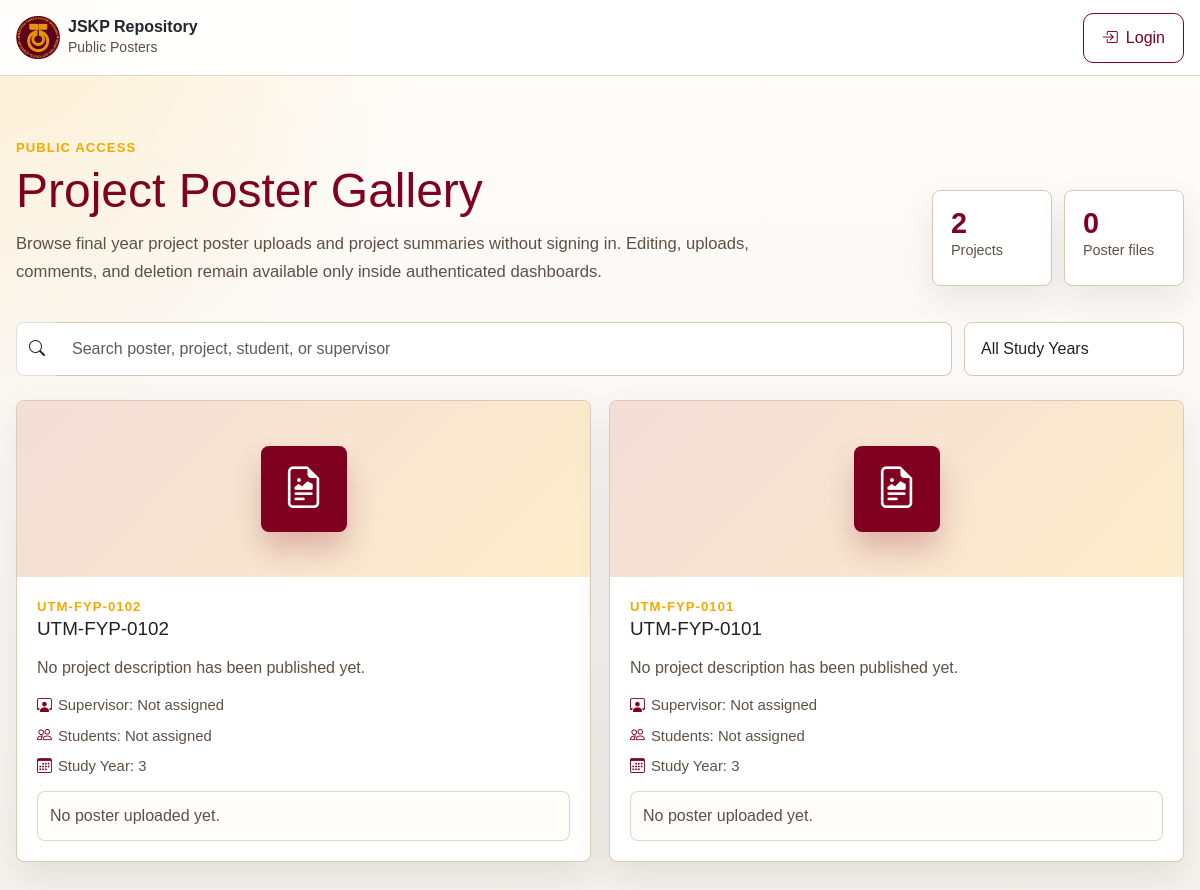
The app's page /public/posters.php with its own data.
### tables this page shows
CREATE TABLE projects (
  project_id INTEGER PRIMARY KEY AUTOINCREMENT,
  title_encrypted TEXT NOT NULL,
  description_encrypted TEXT,
  lecturer_id INTEGER REFERENCES users(user_id),
  study_year INTEGER CHECK (study_year BETWEEN 1 AND 5),
  created_at DATETIME DEFAULT CURRENT_TIMESTAMP
, category_encrypted TEXT, progress_percentage INTEGER NOT NULL DEFAULT 0);

### database/encryption.php (called while the page is built, shortened)
<?php
function getEncryptionKey(): string {
    $key = bin2hex(random_bytes(32));
    return $key;
}
function decryptData(string $encoded): string {
    $key = hex2bin(getEncryptionKey());
    $data = base64_decode($encoded);
    $iv = substr($data, 0, 12);
    $tag = substr($data, 12, 16);
    $ciphertext = substr($data, 28);
    $result = openssl_decrypt($ciphertext, 'aes-256-gcm', $key, OPENSSL_RAW_DATA, $iv, $tag, '');
    if ($result === false) {
        throw new RuntimeException('Decryption failed');
    }
    return $result;
}

### public/posters.php (the view, shortened to what this page needs)
<?php
require_once __DIR__ . '/../database/db.php';
require_once __DIR__ . '/../database/encryption.php';
function publicPosterE(?string $value): string
{
    return htmlspecialchars((string) $value, ENT_QUOTES, 'UTF-8');
}
function publicPosterDecrypt(?string $value): string
{
    if ($value === null || $value === '') {
        return '';
    }
    try {
        return decryptData($value);
    } catch (Throwable $error) {
        return '';
    }
}
function publicPosterCode(int $projectId): string
{
    return 'UTM-FYP-' . str_pad((string) $projectId, 4, '0', STR_PAD_LEFT);
}
function publicPosterIsPosterFile(string $fileName): bool
{
    $normalized = strtolower($fileName);
    return $normalized !== '' && str_contains($normalized, 'poster');
}
$projects = [];
$posterCount = 0;
try {
    $projectRows = $db->query(
        "SELECT p.project_id, p.title_encrypted, p.description_encrypted, p.category_encrypted,
                p.study_year, p.created_at, u.name_encrypted AS lecturer_name
         FROM projects p
         LEFT JOIN users u ON u.user_id = p.lecturer_id
         ORDER BY p.created_at DESC, p.project_id DESC"
    )->fetchAll(PDO::FETCH_ASSOC);
    $fileStmt = $db->prepare(
        "SELECT file_name_encrypted, file_path_encrypted, uploaded_at
         FROM files
         WHERE project_id = ?
         ORDER BY uploaded_at DESC"
    );
    foreach ($projectRows as $row) {
        $projectId = (int) $row['project_id'];
        $students = [];
        $fileStmt->execute([$projectId]);
        $posters = [];
        foreach ($fileStmt->fetchAll(PDO::FETCH_ASSOC) as $file) {
            $fileName = publicPosterDecrypt($file['file_name_encrypted'] ?? '');
            $filePath = publicPosterDecrypt($file['file_path_encrypted'] ?? '');
            if (!publicPosterIsPosterFile($fileName)) {
                continue;
            }
            $posters[] = [
                'name' => $fileName,
                'path' => $filePath,
                'uploaded_at' => $file['uploaded_at'] ?? null,
            ];
        }
        $posterCount += count($posters);
        $projects[] = [
            'id' => $projectId,
            'code' => publicPosterCode($projectId),
            'title' => publicPosterDecrypt($row['title_encrypted'] ?? '') ?: publicPosterCode($projectId),
            'description' => publicPosterDecrypt($row['description_encrypted'] ?? ''),
            'category' => publicPosterDecrypt($row['category_encrypted'] ?? ''),
            'study_year' => $row['study_year'] ?? '',
            'created_at' => $row['created_at'] ?? '',
            'lecturer' => publicPosterDecrypt($row['lecturer_name'] ?? ''),
            'students' => $students,
            'posters' => $posters,
        ];
    }
} catch (Throwable $error) {
    $flashMessage = 'Public posters are unavailable right now. Please try again later.';
}
?><!DOCTYPE html>
<html lang="en">
<head>
    <link href="https://cdn.jsdelivr.net/npm/bootstrap@5.3.3/dist/css/bootstrap.min.css" rel="stylesheet">
    <link href="https://cdn.jsdelivr.net/npm/bootstrap-icons@1.11.3/font/bootstrap-icons.css" rel="stylesheet">
    <link rel="stylesheet" href="utm-theme.css">
</head>
<body>
    <nav class="public-nav d-flex align-items-center">
        <div class="catalog-shell py-0 d-flex align-items-center justify-content-between gap-3">
            <a class="d-flex align-items-center gap-2 text-decoration-none" href="posters.php">
                <img class="brand-mark" src="../assets/utm-logo.png" alt="UTM logo">
                <div>
                    <div class="fw-bold text-dark lh-sm">JSKP Repository</div>
                    <div class="small text-muted">Public Posters</div>
                </div>
            </a>
            <a class="btn btn-outline-secondary" href="login.php">
                <i class="bi bi-box-arrow-in-right me-2"></i>
                Login
            </a>
        </div>
    </nav>
    <main class="catalog-shell">
        <section class="catalog-hero">
            <div class="catalog-title">
                <div class="poster-code mb-2">Public Access</div>
                <h1>Project Poster Gallery</h1>
                <p>Browse final year project poster uploads and project summaries without signing in. Editing, uploads, comments, and deletion remain available only inside authenticated dashboards.</p>
            </div>
            <div class="catalog-stats">
                <div class="stat-tile">
                    <strong><?= publicPosterE((string) count($projects)) ?></strong>
                    <span>Projects</span>
                </div>
                <div class="stat-tile">
                    <strong><?= publicPosterE((string) $posterCount) ?></strong>
                    <span>Poster files</span>
                </div>
            </div>
        </section>
        <section class="toolbar">
            <div class="input-group">
                <span class="input-group-text search-control bg-white border-end-0"><i class="bi bi-search"></i></span>
                <input id="posterSearch" class="form-control search-control border-start-0" type="search" placeholder="Search poster, project, student, or supervisor">
            </div>
            <select id="yearFilter" class="form-select search-control">
                <option value="all">All Study Years</option>
            </select>
        </section>
        <?php if (!$projects): ?>
            <div class="empty-state-public">
                <i class="bi bi-folder2-open fs-2 d-block mb-2"></i>
                No projects are available yet.
            </div>
        <?php else: ?>
            <section class="poster-grid" id="posterGrid">
                <?php foreach ($projects as $project): ?>
                    <?php
                    $studentNames = implode(', ', $project['students']);
                    $posterNames = implode(' ', array_map(static fn($poster) => $poster['name'], $project['posters']));
                    $searchText = strtolower($project['title'] . ' ' . $project['description'] . ' ' . $project['lecturer'] . ' ' . $studentNames . ' ' . $posterNames);
                    ?>
                    <article class="poster-card poster-item" data-search="<?= publicPosterE($searchText) ?>" data-year="<?= publicPosterE((string) $project['study_year']) ?>">
                        <div class="poster-preview">
                            <div class="poster-icon" aria-hidden="true">
                                <i class="bi bi-file-earmark-richtext"></i>
                            </div>
                        </div>
                        <div class="poster-card-body">
                            <div>
                                <div class="poster-code"><?= publicPosterE($project['code']) ?></div>
                                <h2><?= publicPosterE($project['title']) ?></h2>
                            </div>
                            <p class="poster-description"><?= publicPosterE($project['description'] ?: 'No project description has been published yet.') ?></p>
                            <div class="poster-meta">
                                <div><i class="bi bi-person-workspace"></i>Supervisor: <?= publicPosterE($project['lecturer'] ?: 'Not assigned') ?></div>
                                <div><i class="bi bi-people"></i>Students: <?= publicPosterE($studentNames ?: 'Not assigned') ?></div>
                                <div><i class="bi bi-calendar3"></i>Study Year: <?= $project['study_year'] !== '' ? publicPosterE((string) $project['study_year']) : 'N/A' ?></div>
                            </div>
                            <div class="poster-files">
                                <?php if (!$project['posters']): ?>
                                    <div class="poster-file text-muted">
                                        <span>No poster uploaded yet.</span>
                                    </div>
                                <?php endif; ?>
                            </div>
                        </div>
                    </article>
                <?php endforeach; ?>
            </section>
        <?php endif; ?>
    </main>
</body>
</html>

### public/utm-theme.css (style rules this page uses)
:root { --utm-maroon: #800020; --utm-maroon-dark: #500014; --utm-gold: #F2A900; --utm-gold-soft: #f9d67b; --utm-white: #FFFFFF; --utm-dark: #222222; --utm-bg: #f5f2ee; --utm-surface: #ffffff; --utm-surface-soft: #fbf1e6; --utm-border: #d8c7b3; --utm-muted: #5f5045; --utm-shadow: 0 18px 46px rgba(0, 0, 0, 0.12); --utm-transition: 0.22s ease; }
* { box-sizing: border-box; }
html { scroll-behavior: smooth; }
body { margin: 0; min-height: 100%; font-family: 'DM Sans', 'Plus Jakarta Sans', sans-serif; color: var(--utm-dark); background: radial-gradient(circle at top left, rgba(242, 169, 0, 0.08), transparent 32%), linear-gradient(180deg, #fffdfa 0%, var(--utm-bg) 100%); }
button, input, select, textarea { font: inherit; }
a { color: var(--utm-maroon); text-decoration: none; transition: color var(--utm-transition); }
.btn, .btn-primary, .btn-utm { display: inline-flex; align-items: center; justify-content: center; padding: 12px 18px; border-radius: 10px; border: none; background: var(--utm-maroon); color: var(--utm-white); cursor: pointer; transition: background var(--utm-transition), transform var(--utm-transition), box-shadow var(--utm-transition); }
.btn-outline-secondary, .btn-secondary { background: #fff; color: var(--utm-maroon); border: 1px solid var(--utm-maroon); box-shadow: none; }
.card, .login-card, .panel, .table, .table th, .table td, .navbar, .topbar, .sidebar, .form-control, .form-select, .footer, .badge { background: var(--utm-white); }
.card, .login-card, .panel, .form-control, .form-select, .sidebar, .topbar, .footer { border: 1px solid var(--utm-border); box-shadow: var(--utm-shadow); }
.form-control, .form-select, textarea { width: 100%; padding: 14px 16px; border-radius: 14px; border: 1.5px solid var(--utm-border); background: var(--utm-surface-soft); color: var(--utm-dark); transition: border-color var(--utm-transition), box-shadow var(--utm-transition); }
.text-muted { color: var(--utm-muted) !important; }

### records on screen
projects: code "UTM-FYP-0102", title "UTM-FYP-0102", description "No project description has been published yet.", lecturer "Not assigned", studentNames "Not assigned", study_year "3"
projects: code "UTM-FYP-0101", title "UTM-FYP-0101", description "No project description has been published yet.", lecturer "Not assigned", studentNames "Not assigned", study_year "3"

### other values on screen
publicPosterE((string) count($projects)) "2"
publicPosterE((string) $posterCount) "0"
